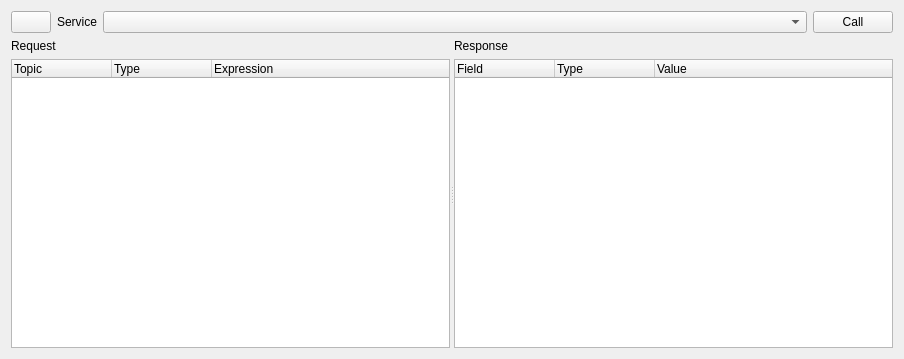
<?xml version="1.0" encoding="UTF-8"?>
<ui version="4.0">
 <class>ServiceCallerWidget</class>
 <widget class="QWidget" name="ServiceCallerWidget">
  <property name="geometry">
   <rect>
    <x>0</x>
    <y>0</y>
    <width>904</width>
    <height>359</height>
   </rect>
  </property>
  <property name="windowTitle">
   <string>Service Caller</string>
  </property>
  <layout class="QVBoxLayout" name="verticalLayout_3" stretch="0,1">
   <item>
    <layout class="QHBoxLayout" name="horizontalLayout">
     <item>
      <widget class="QPushButton" name="refresh_services_button">
       <property name="toolTip">
        <string>Refresh service list</string>
       </property>
       <property name="text">
        <string/>
       </property>
       <property name="iconSize">
        <size>
         <width>16</width>
         <height>16</height>
        </size>
       </property>
      </widget>
     </item>
     <item>
      <widget class="QLabel" name="label">
       <property name="sizePolicy">
        <sizepolicy hsizetype="Preferred" vsizetype="Preferred">
         <horstretch>0</horstretch>
         <verstretch>0</verstretch>
        </sizepolicy>
       </property>
       <property name="text">
        <string>Service</string>
       </property>
      </widget>
     </item>
     <item>
      <widget class="ExtendedComboBox" name="service_combo_box">
       <property name="sizePolicy">
        <sizepolicy hsizetype="Expanding" vsizetype="Fixed">
         <horstretch>0</horstretch>
         <verstretch>0</verstretch>
        </sizepolicy>
       </property>
       <property name="editable">
        <bool>false</bool>
       </property>
      </widget>
     </item>
     <item>
      <widget class="QPushButton" name="call_service_button">
       <property name="toolTip">
        <string>Call selected service</string>
       </property>
       <property name="text">
        <string>Call</string>
       </property>
       <property name="iconSize">
        <size>
         <width>16</width>
         <height>16</height>
        </size>
       </property>
      </widget>
     </item>
    </layout>
   </item>
   <item>
    <widget class="QSplitter" name="splitter">
     <property name="orientation">
      <enum>Qt::Horizontal</enum>
     </property>
     <widget class="QWidget" name="layoutWidget">
      <layout class="QVBoxLayout" name="verticalLayout_2">
       <item>
        <widget class="QLabel" name="label_2">
         <property name="text">
          <string>Request</string>
         </property>
        </widget>
       </item>
       <item>
        <widget class="QTreeWidget" name="request_tree_widget">
         <property name="contextMenuPolicy">
          <enum>Qt::CustomContextMenu</enum>
         </property>
         <property name="toolTip">
          <string>Right click on item for more options.</string>
         </property>
         <property name="dragEnabled">
          <bool>true</bool>
         </property>
         <property name="dragDropMode">
          <enum>QAbstractItemView::DragOnly</enum>
         </property>
         <property name="selectionMode">
          <enum>QAbstractItemView::ExtendedSelection</enum>
         </property>
         <column>
          <property name="text">
           <string>Topic</string>
          </property>
         </column>
         <column>
          <property name="text">
           <string>Type</string>
          </property>
         </column>
         <column>
          <property name="text">
           <string>Expression</string>
          </property>
         </column>
        </widget>
       </item>
      </layout>
     </widget>
     <widget class="QWidget" name="layoutWidget">
      <layout class="QVBoxLayout" name="verticalLayout">
       <item>
        <widget class="QLabel" name="label_3">
         <property name="text">
          <string>Response</string>
         </property>
        </widget>
       </item>
       <item>
        <widget class="QTreeWidget" name="response_tree_widget">
         <property name="contextMenuPolicy">
          <enum>Qt::CustomContextMenu</enum>
         </property>
         <property name="toolTip">
          <string>Right click on item for more options.</string>
         </property>
         <property name="dragEnabled">
          <bool>true</bool>
         </property>
         <property name="dragDropMode">
          <enum>QAbstractItemView::DragOnly</enum>
         </property>
         <property name="selectionMode">
          <enum>QAbstractItemView::ExtendedSelection</enum>
         </property>
         <column>
          <property name="text">
           <string>Field</string>
          </property>
         </column>
         <column>
          <property name="text">
           <string>Type</string>
          </property>
         </column>
         <column>
          <property name="text">
           <string>Value</string>
          </property>
         </column>
        </widget>
       </item>
      </layout>
     </widget>
    </widget>
   </item>
  </layout>
 </widget>
 <customwidgets>
  <customwidget>
   <class>ExtendedComboBox</class>
   <extends>QComboBox</extends>
   <header>rqt_py_common.extended_combo_box</header>
  </customwidget>
 </customwidgets>
 <resources/>
 <connections/>
</ui>
